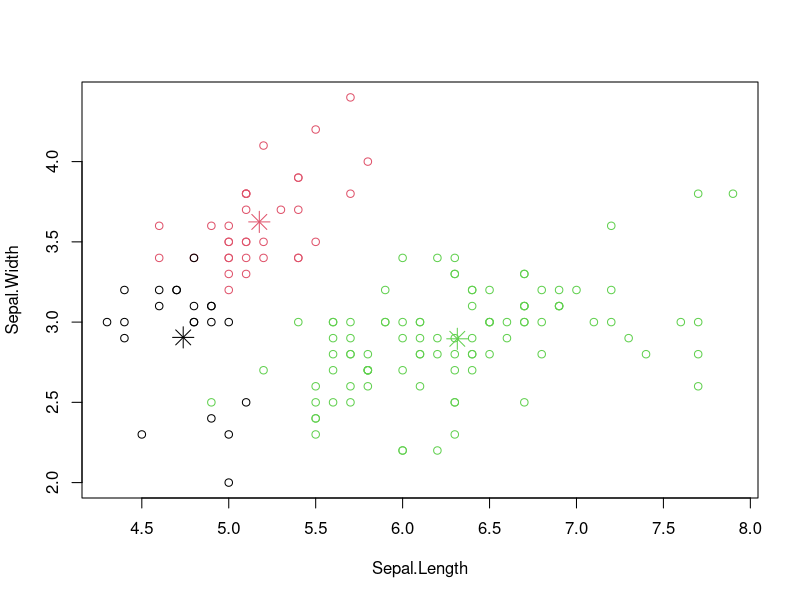
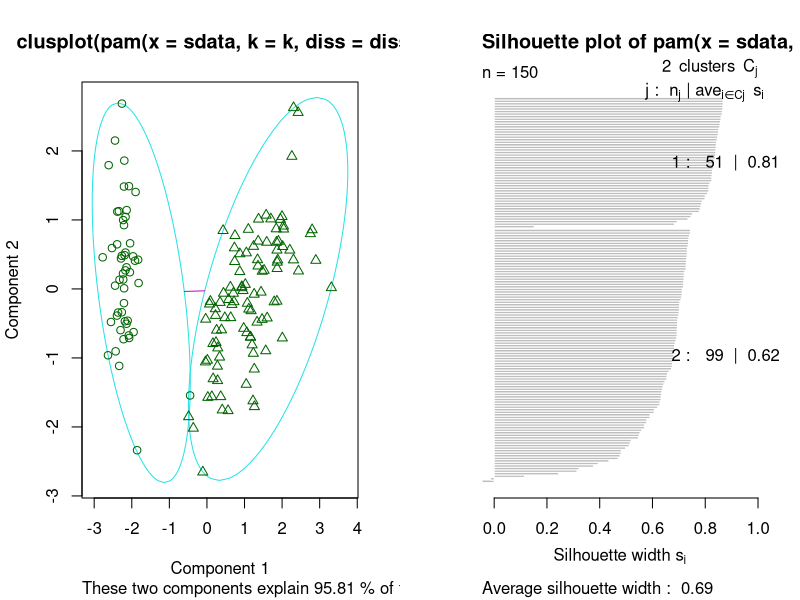
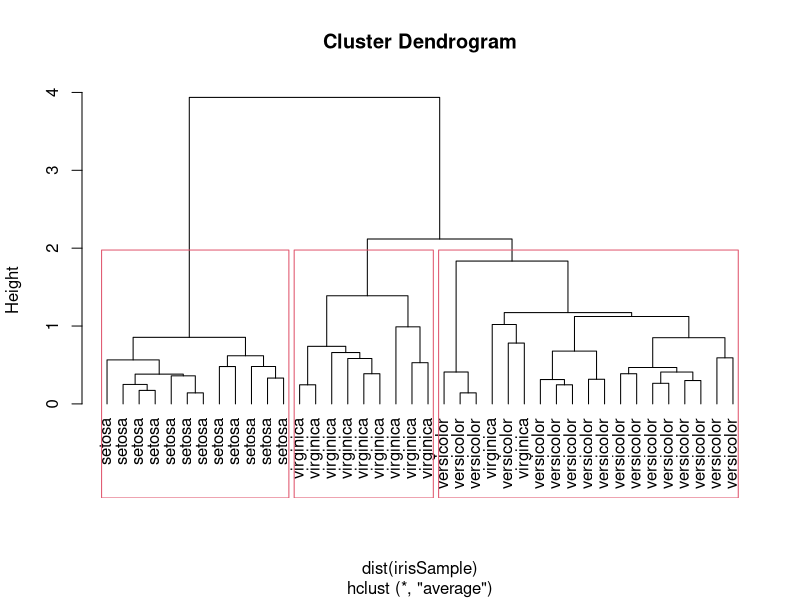
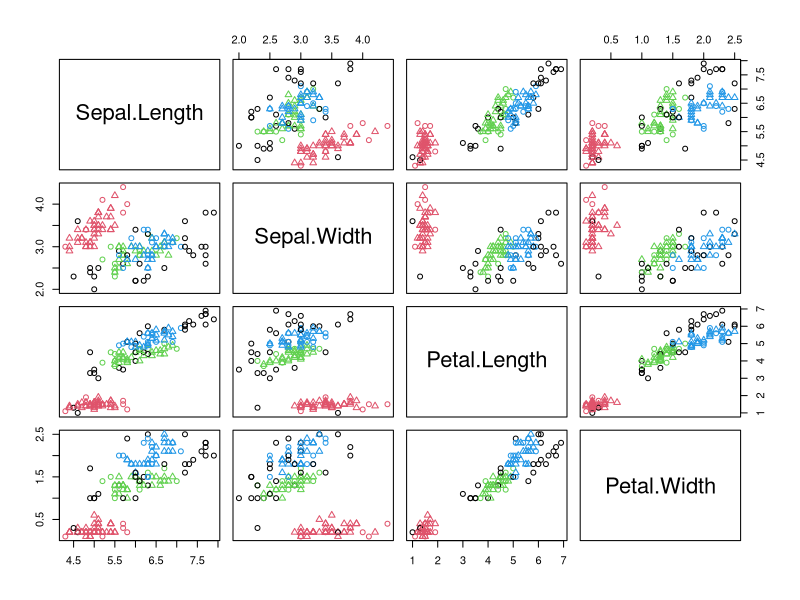
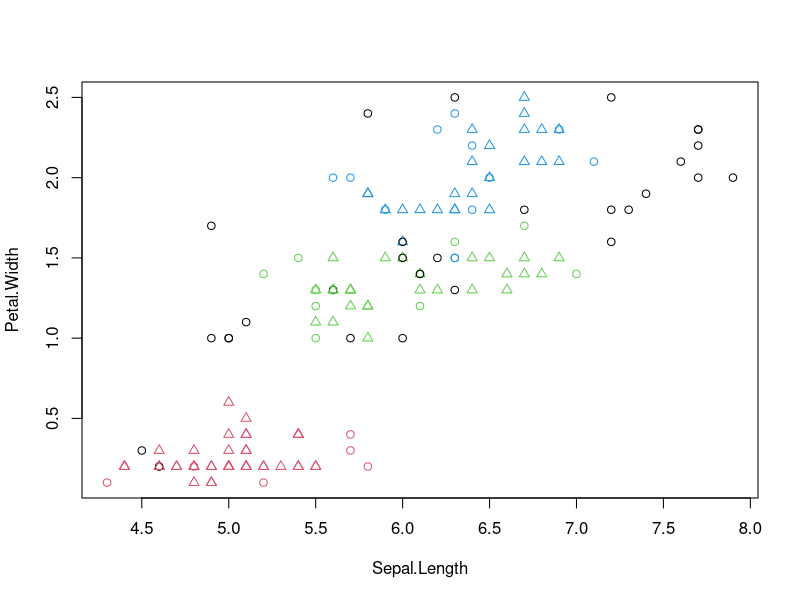
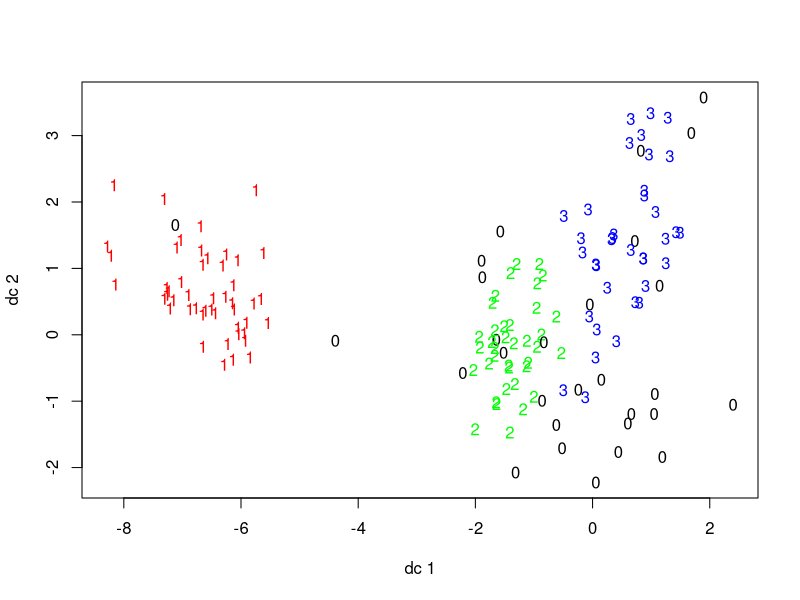
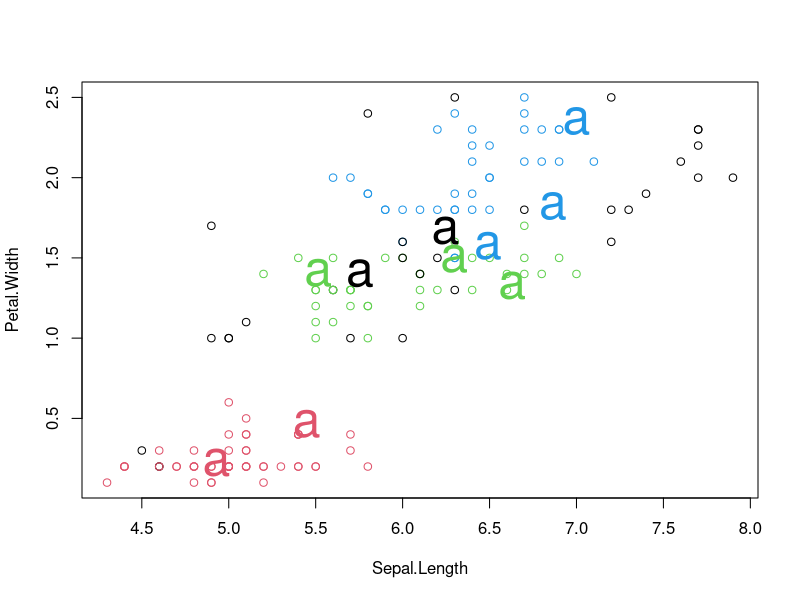

The R script that drew these images, in order:
#Clustering Lab 4 Unit 6
#K-Means Clustering
iris2 <- iris
#delete col species out because we have to clustering species of iris
iris2$Species <- NULL
(kmeans.result <- kmeans(iris2, 3))

#ตรวจสอบว่า สามารถแยก species ได้ถูกต้องมากน้อยเพียงใด
table(iris$Species, kmeans.result$cluster)

plot(iris2[c("Sepal.Length", "Sepal.Width")], col = kmeans.result$cluster)
#plot x center pointer of data set
points(kmeans.result$centers[, c("Sepal.Length", "Sepal.Width")], col = 1:3, pch = 8, cex = 2)


#K-Medoids Clustering
library(fpc)
pamk.result <- pamk(iris2)
pamk.result$nc #show number of clusters
table(pamk.result$pamobject$clustering, iris$Species) #check clustering againts actual species

layout(matrix(c(1,2), 1, 2)) #2 graphs per page

plot(pamk.result$pamobject)

layout(matrix(1)) #check back to one graph per page

#Hierarchical Clustering
idx <- sample(1:dim(iris)[1], 40)
irisSample <- iris[idx,]
irisSample$Species <- NULL
hc <- hclust(dist(irisSample), method = "ave")
plot(hc, hang = -1, labels = iris$Species[idx])
#cut tree into 3 clusters
rect.hclust(hc, k = 3)
groups <- cutree(hc, k = 3)


#Density-base Clustering
library(fpc)
iris2 <- iris[-5] #remove classs tags
ds <- dbscan(iris2, eps = 0.42, MinPts = 5)
#compare clusters with original class lables
table(ds$cluster, iris$Species)
plot(ds, iris2)

#plot iris2 col 1 and 4
plot(ds, iris2[c(1,4)])

plotcluster(iris2, ds$cluster)


#Create a new dataset for labeling
set.seed(435)
idx <- sample(1:nrow(iris), 10)
newData <- iris[idx, -5] #-5 is not use column 5

#plus matrix random data 
newData <- newData + matrix(runif(10*4, min = 0, max = 0.2), nrow = 10, ncol = 4)

#label new data
myPred <- predict(ds, iris2, newData)
#plot result
plot(iris2[c(1,4)], col = 1 + ds$cluster)
points(newData[c(1,4)], pch = "ast", col = 1 + myPred, cex =3)

#check cluster lables
table(myPred, iris$Species[idx])
